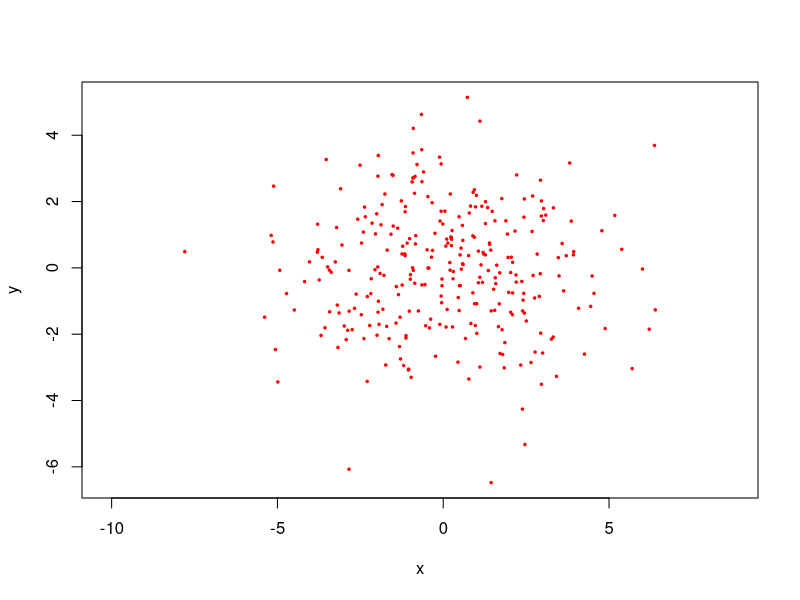

The R source for this figure: (Note: this script raises an error after producing the figure.)
library(deldir)

# Generate points
x <- rnorm(300, 0, 2.5)
y <- rnorm(300, 0, 2)
# Calculate tessellation and triangulation
vtess <- deldir(x, y)

#Voronoi
plot(x, y, type="n", asp=1)
points(x, y, pch=20, col="red", cex=0.5)
plot(vtess, wlines="tess", wpoints="none", number=FALSE, add=TRUE, lty=1)

# Delaunay triangulation
plot(x, y, type="n", asp=0) #asp - The aspect ratio of the plot
plot(vtess, wlines="triang", wpoints="none", number=FALSE, add=TRUE, lty=1)
points(x, y, pch=20, col="black", cex=0.5)

#Replace the type="n", with "o", "p" and see the difference. 
#Please explain to me what it means if you understand it. 
